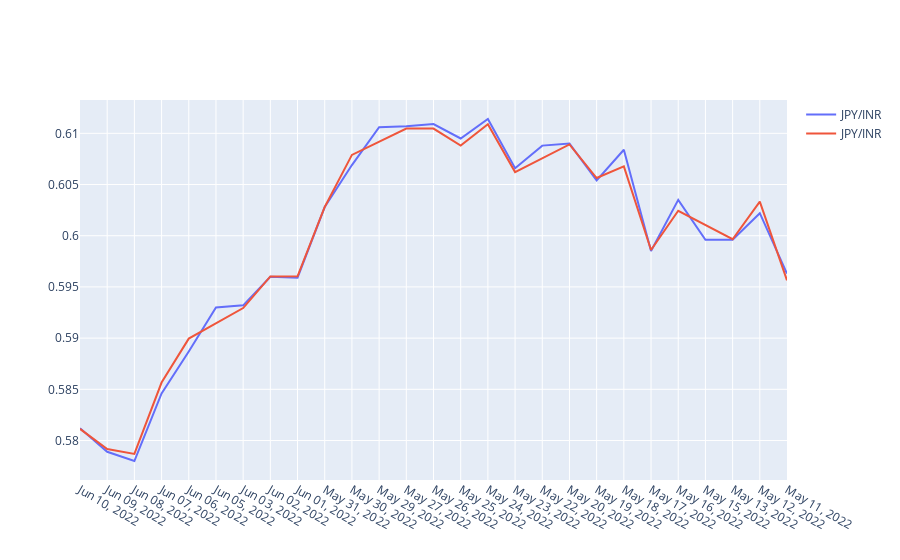

Here is the notebook cell this chart was saved with:
### Code cell
fig = go.Figure()

fig.add_scatter(x=JI.index, y=JI['Price'], name='JPY/INR')
fig.add_scatter(x=UI.index, y=UI['Price']/UJ['Price'], name='JPY/INR')

### Figure 1 — Plotly figure (JSON) as saved in the notebook; plotly's stock layout.template omitted (floating-point values rounded to 4 significant figures)
{"data": [{"name": "JPY/INR", "type": "scatter", "x": ["Jun 10, 2022", "Jun 09, 2022", "Jun 08, 2022", "Jun 07, 2022", "Jun 06, 2022", "Jun 05, 2022", "Jun 03, 2022", "Jun 02, 2022", "Jun 01, 2022", "May 31, 2022", "May 30, 2022", "May 29, 2022", "May 27, 2022", "May 26, 2022", "May 25, 2022", "May 24, 2022", "May 23, 2022", "May 22, 2022", "May 20, 2022", "May 19, 2022", "May 18, 2022", "May 17, 2022", "May 16, 2022", "May 15, 2022", "May 13, 2022", "May 12, 2022", "May 11, 2022"], "y": [0.5812, 0.5789, 0.578, 0.5846, 0.5887, 0.593, 0.5932, 0.596, 0.5959, 0.6028, 0.6069, 0.6106, 0.6107, 0.6109, 0.6095, 0.6114, 0.6066, 0.6088, 0.609, 0.6054, 0.6084, 0.5985, 0.6035, 0.5996, 0.5996, 0.6022, 0.5963]}, {"name": "JPY/INR", "type": "scatter", "x": ["Jun 10, 2022", "Jun 09, 2022", "Jun 08, 2022", "Jun 07, 2022", "Jun 06, 2022", "Jun 03, 2022", "Jun 02, 2022", "Jun 01, 2022", "May 31, 2022", "May 30, 2022", "May 27, 2022", "May 26, 2022", "May 25, 2022", "May 24, 2022", "May 23, 2022", "May 20, 2022", "May 19, 2022", "May 18, 2022", "May 17, 2022", "May 16, 2022", "May 13, 2022", "May 12, 2022", "May 11, 2022"], "y": [0.5811, 0.5792, 0.5787, 0.5857, 0.59, 0.5929, 0.596, 0.596, 0.6028, 0.6079, 0.6105, 0.6105, 0.6088, 0.6109, 0.6062, 0.6089, 0.6056, 0.6068, 0.5986, 0.6024, 0.5997, 0.6033, 0.5956]}], "layout": {}}
